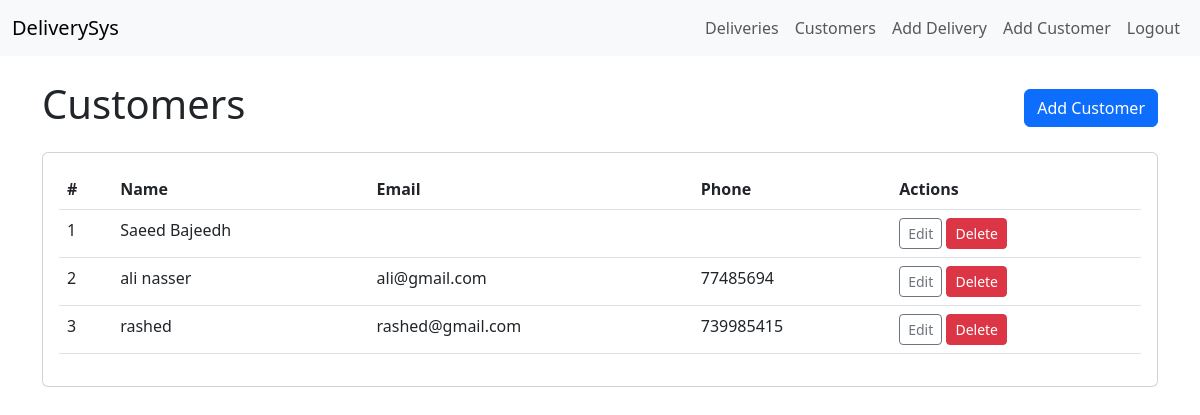
The page /customers/ (signed in) on the database its author committed.
### customer/models.py (models this page shows, shortened)
class Customer(models.Model):
	name = models.CharField(max_length=120)
	email = models.EmailField(blank=True)
	phone = models.CharField(max_length=30, blank=True)
	address = models.TextField(blank=True)
	created_by = models.ForeignKey(User, on_delete=models.CASCADE)
	created_at = models.DateTimeField(auto_now_add=True)

### customer/views.py (the view)
# urls.py: path('', views.CustomerListView.as_view(), name='customer_list'),
class CustomerListView(LoginRequiredMixin, ListView):
	model = Customer
	template_name = 'customer/list.html'
	context_object_name = 'customers'

### templates/customer/list.html
{% extends 'base.html' %}
{% block content %}
<div class="d-flex justify-content-between align-items-center mb-3">
  <h1>Customers</h1>
  <a class="btn btn-primary" href="{% url 'customer_add' %}">Add Customer</a>
</div>
<div class="card">
  <div class="card-body">
    {% if customers %}
    <table class="table table-hover">
      <thead>
        <tr><th>#</th><th>Name</th><th>Email</th><th>Phone</th><th>Actions</th></tr>
      </thead>
      <tbody>
        {% for c in customers %}
        <tr>
          <td>{{ forloop.counter }}</td>
          <td>{{ c.name }}</td>
          <td>{{ c.email }}</td>
          <td>{{ c.phone }}</td>
          <td>
            <a class="btn btn-sm btn-outline-secondary" href="{% url 'customer_update' c.pk %}">Edit</a>
            <a class="btn btn-sm btn-danger" href="{% url 'customer_delete' c.pk %}">Delete</a>
          </td>
        </tr>
        {% endfor %}
      </tbody>
    </table>
    {% else %}
      <p class="text-muted">No customers yet.</p>
    {% endif %}
  </div>
</div>
{% endblock %}

### rows shown on the page
Customer: name "Saeed Bajeedh"
Customer: name "ali nasser", email "ali@gmail.com", phone "77485694"
Customer: name "rashed", email "rashed@gmail.com", phone "739985415"
